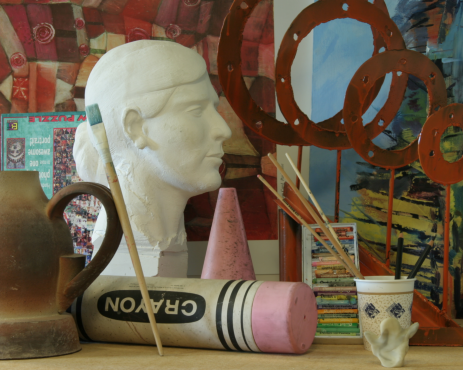
#> input picture PA2/view1.png, 463 x 370 px
$ python Disparity_Estimation.py
#> lines starting #> are read from the running program, lines starting #| are printed output that depends on the picture

# coding: utf-8

# In[ ]:


#disparity map


# In[1]:


#disparity from image 1 to image 5
import cv2
import numpy as np
import time
start_time = time.time()
filter_size = 3
pad_len = filter_size/2
left_img = cv2.imread('view1.png', 0)  #read it as a grayscale image
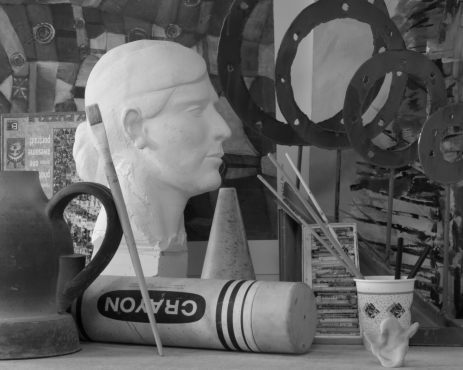
#> left_img: shape (370, 463); min 3, max 236, mean 96.5
right_img = cv2.imread('view5.png', 0)
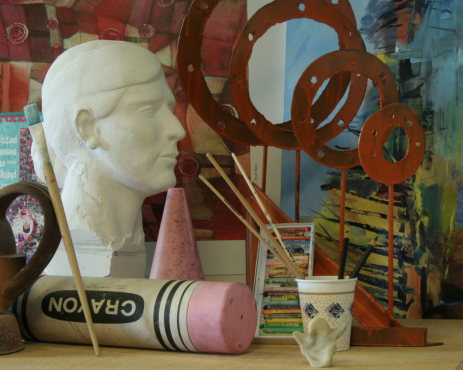
#> input picture PA2/view5.png, 463 x 370 px
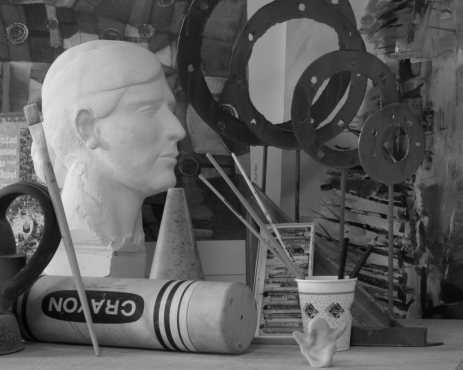
#> right_img: shape (370, 463); min 2, max 233, mean 93.9
#> (the run stopped early here; a loop or call above may not have finished)
